Frame 1 (no input): blank canvas, image omitted
Frame 60 (the mouse pressed at the canvas centre just before this capture): blank canvas, image omitted
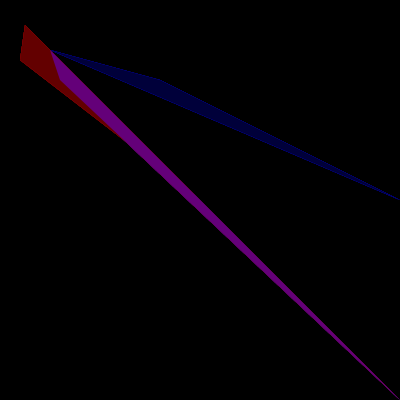
Frame 120 (the mouse held since frame 60 and released just before this capture)

The Processing sketch whose frames 1 and 60 were blank and that drew this single picture after the mouse press (run headless with seeded random() and noise(); from frame 60 on, the mouse is pressed at the canvas centre):

// Processing sketch: processing_129755
// ── processing_129755.pde

//copyright Joanne Lo jylo 2014
  //Homework_3
  
//variable declaration
float x,y;
float w,h;
float xDist, yDist;
float easingCoef;
{
  x=200;
  y=200;
  w=50;
  h=50;
}
 
void setup()
{ 
   size(400,400);
   background(0);
   noCursor();
   easingCoef=0.3;
   smooth();
  frameRate(20);
}
void draw()
{
    x=mouseX;
    y=mouseY;
    fill(0,10);
    rect(0,0, width, height);
    
     fill(0,0, random (255));
    noStroke();
    triangle(x*2,y, w,h,x*0.8,y*0.4); 
     
 noStroke();
    fill (random(255), 0, 0);
    triangle(x-.10*w,y-.10*h, .5*w,.5*h,x*0.1,y*0.3);

    fill(100,0, random (255));
    noStroke();
    triangle(x*2,y*2, w,h,x*0.3,y*0.4); 
    
   
}
